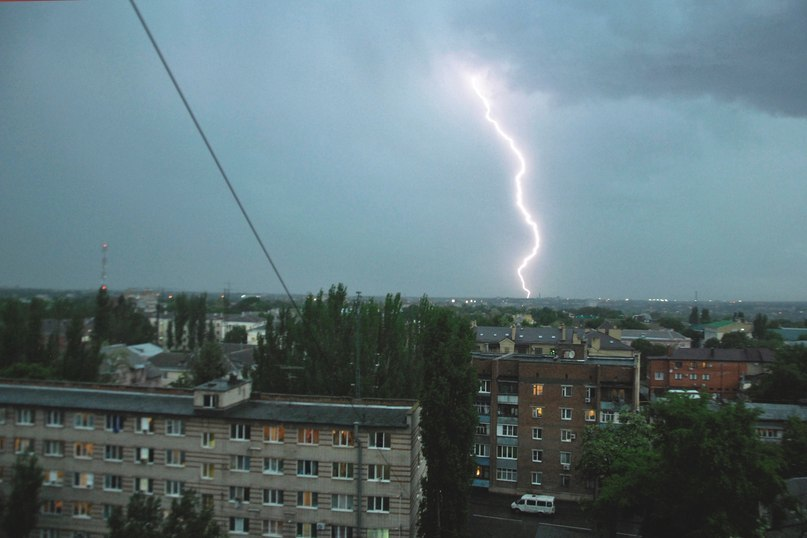
//> input picture Lab3/image.jpg, 807 x 538 px
$ ./Lab3   (built with g++ and OpenCV 4)
//> lines starting //> are read from the running program, lines starting //| are printed output that depends on the picture; after the words box and inside, x2 and y2 are one past the last pixel; in counts of white or black regions, pixels touching at a corner belong together
### Lab3/stdafx.h
// stdafx.h: включаемый файл для стандартных системных включаемых файлов
// или включаемых файлов для конкретного проекта, которые часто используются, но
// не часто изменяются
//

#pragma once

#include "targetver.h"

#include <stdio.h>
#include <tchar.h>


// TODO: Установите здесь ссылки на дополнительные заголовки, требующиеся для программы

### Lab3/Lab3.cpp
#include "stdafx.h"
#include <opencv2\core\core.hpp>
#include <opencv2\opencv.hpp>
#include <iostream>
#include <cmath>
#include <vector>
#include <algorithm>

using namespace std;

struct SUserdata {
	cv::Mat image;
};


// [100 lines left out: functions avg, LocalAdaptiveFilter, EffectImplementationOfMedianFilter, not called in this run]

void AdaptiveMedianFilter(cv::Mat& src)
{
	int rad = 2;
	cv::Mat dst = src.clone();
	int S_max = 4 + rad, Rate_s = rad;
	vector<int> S;
	copyMakeBorder(src, dst, S_max, S_max, S_max, S_max, cv::BORDER_REFLECT);

	for (int x = S_max; x < dst.cols - S_max; x++)
	for (int y = S_max; y < dst.rows - S_max; y++)
		{
			int z_xy = dst.at<uchar>(y, x);
			bool exit = true;
			Rate_s = rad;

			while (exit)
			{
				S.clear();
				for (int l = -Rate_s; l <= Rate_s; l++)
				for (int k = -Rate_s; k <= Rate_s; k++)
					{
						S.push_back(dst.at<uchar>(y + k, x + l));
					}
				std::sort(S.begin(), S.end());
				int z_min = S[0];
				int z_max = S[S.size() - 1];
				int z_med = S[(S.size() - 1) / 2];
				// ветвь А
				int A1 = z_med - z_min;
				int A2 = z_med - z_max;
				if (A1 > 0 && A2 < 0)
				{
					//ветвь Б
					int B1 = z_xy - z_min;
					int B2 = z_xy - z_max;
					if (B1 > 0 && B2 < 0)
					{
						dst.at<uchar>(y, x) = z_xy;
						exit = false;
					}
					else
					{
						dst.at<uchar>(y, x) = z_med;
						exit = false;
					}
				}
				else
				{
					Rate_s++;
					if (Rate_s <= S_max)
						continue;
					else
					{
						exit = false;
						dst.at<uchar>(y, x) = z_xy;
					}
				}
			}
		}

	cv::Mat result = dst(cv::Rect(S_max, S_max, src.cols, src.rows));
	cv::imshow("Original", src);
	cv::imshow("Адаптивный медианный фильтр", result);
//	cv::imwrite("3.jpg", result);
	cv::waitKey();
	cout << endl;
	cv::destroyAllWindows();
}

// [56 lines left out: function CompareFilter, not called in this run]

int main()
{
	setlocale(LC_ALL, "RUS");

	cv::Mat img = cv::imread("image.jpg", CV_LOAD_IMAGE_GRAYSCALE);
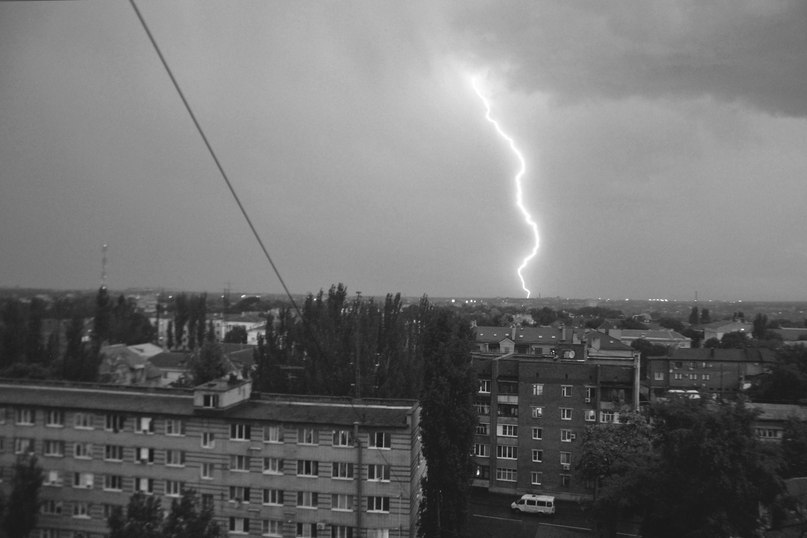
//> img: 538 rows x 807 cols, CV_8UC1; min 10, max 255, mean 112.4
	int str, rad = 0;
	bool _exitProgram = true;
	SUserdata userdata;
	userdata.image = img;

	while (_exitProgram)
	{
		cout << "1 - Адаптивный локальный фильтр" << endl;
		cout << "2 - Эффективная реализация медианного фильтра" << endl;
		cout << "3 - Адаптивный медианный фильтр" << endl;
		cout << "4 - Сравнение фильтров" << endl;
		cout << "0 - Выход" << endl;
		cout << "Выберите задание: ";
		cin >> str;
//> the answer given: 3

		switch (str)
		{
		case 1:
			LocalAdaptiveFilter(userdata.image);
			break;

		case 2:
			EffectImplementationOfMedianFilter(userdata.image);
			break;

		case 3:
			AdaptiveMedianFilter(userdata.image);
//> in AdaptiveMedianFilter, `copyMakeBorder(src, dst, S_max, S_max, S_max, S_max, cv::BORDER_REFLEC..`:
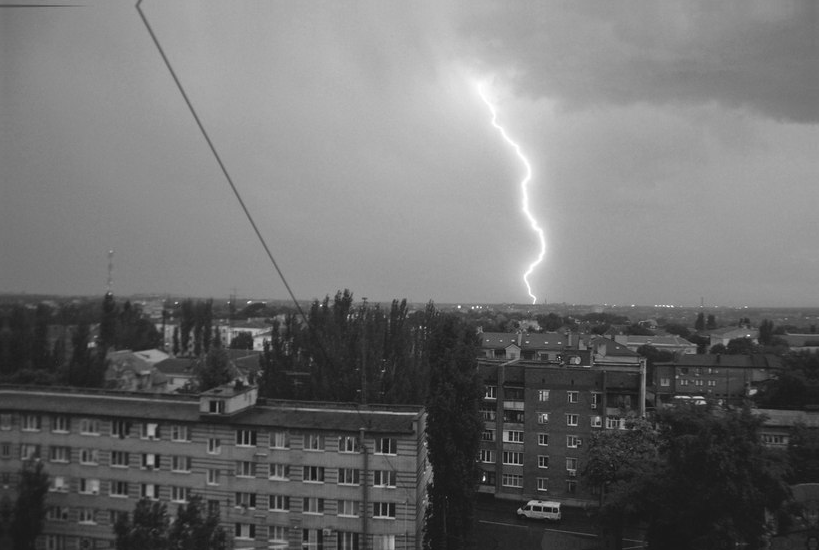
//> dst: 550 rows x 819 cols, CV_8UC1; min 10, max 255, mean 111.9
//> the loop in AdaptiveMedianFilter, `for (int x = S_max; x < dst.cols - S_max; x++)` made 807 passes
//> Rate_s on passes 1 to 3: 3, 3, 2
//> after the loop in AdaptiveMedianFilter, `for (int x = S_max; x < dst.cols - S_max; x++)`:
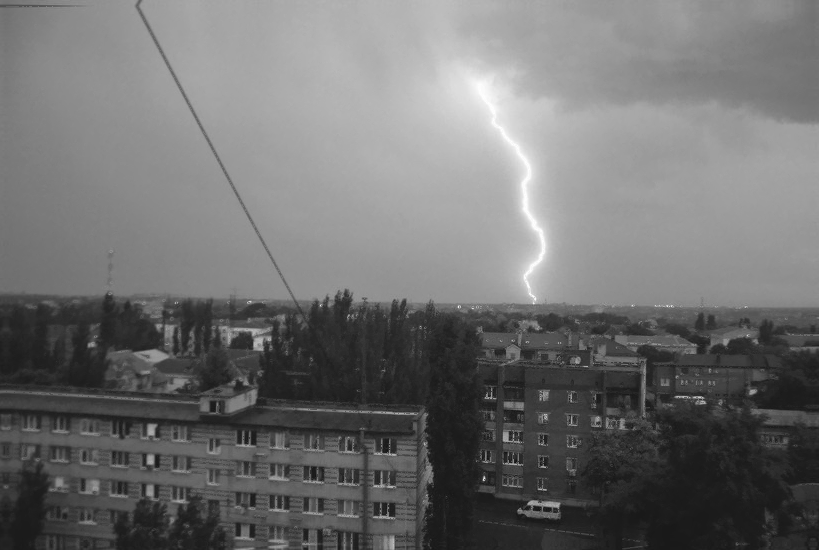
//> dst: 550 rows x 819 cols, CV_8UC1; 18.37% of pixels changed, all inside (x1, y1, x2, y2) = (6, 6, 813, 544)
//> after the loop in AdaptiveMedianFilter, `for (int x = S_max; x < dst.cols - S_max; x++)`: Rate_s = 2; S = 25 values from 36 to 43
			break;
		case 4:
			CompareFilter(userdata.image);
			break;
		case 0:
			_exitProgram = false;
			break;

		default:
			system("cls");
			cout << "Введите правильно."<< endl<< endl;
			break;
		}
	}

	return 0;
}
